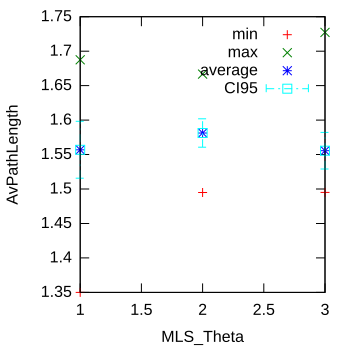

This figure's gnuplot source:
set terminal svg noenhanced dashed size 350,350
set output "Plot2d/AvPathLength.svg"
set xlabel 'MLS_Theta' 
set ylabel 'AvPathLength' rotate left
plot 'Plot2d/AvPathLength.data' using 1:2 title 'min', \
'Plot2d/AvPathLength.data' using 1:3 title 'max', \
'Plot2d/AvPathLength.data' using 1:4 title 'average', \
'Plot2d/AvPathLength.data' using 1:4:5 with errorbars title 'CI95'
